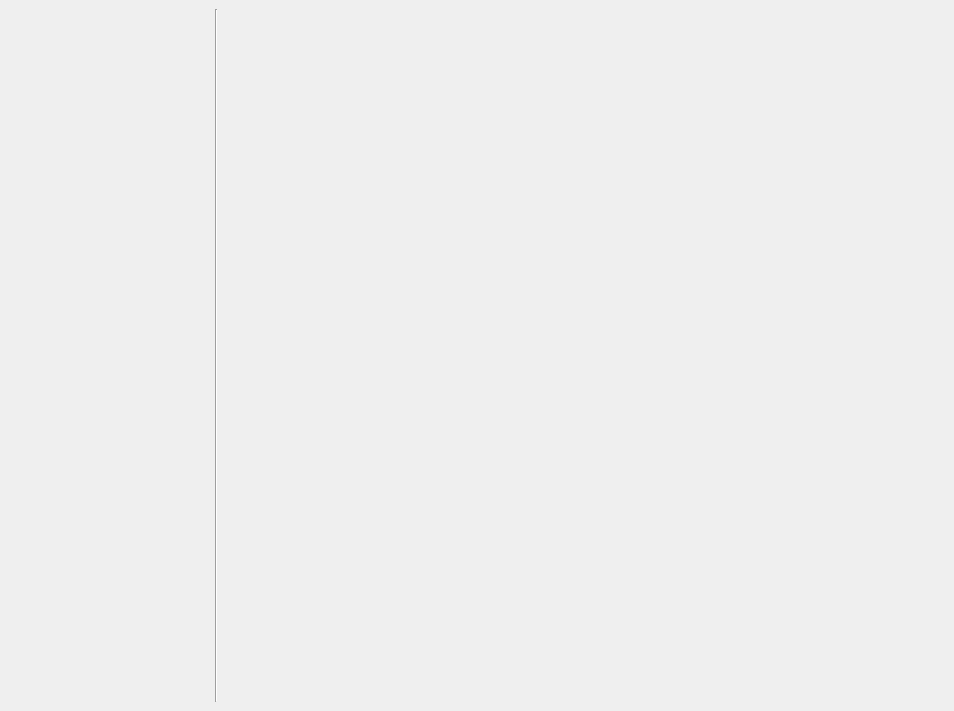
<?xml version="1.0" encoding="UTF-8"?>
<ui version="4.0">
 <class>CellModeller4</class>
 <widget class="QMainWindow" name="CellModeller4">
  <property name="geometry">
   <rect>
    <x>0</x>
    <y>0</y>
    <width>954</width>
    <height>711</height>
   </rect>
  </property>
  <property name="windowTitle">
   <string>CellModeller4</string>
  </property>
 <widget class="QWidget" name="centralwidget">
   <layout class="QGridLayout" name="gridLayout">
    <item row="0" column="0">
     <widget class="QLabel" name="label">
      <property name="sizePolicy">
       <sizepolicy hsizetype="Fixed" vsizetype="MinimumExpanding">
        <horstretch>0</horstretch>
        <verstretch>0</verstretch>
       </sizepolicy>
      </property>
      <property name="minimumSize">
       <size>
        <width>200</width>
        <height>0</height>
       </size>
      </property>
      <property name="text">
       <string/>
      </property>
      <property name="alignment">
       <set>Qt::AlignLeading|Qt::AlignLeft|Qt::AlignTop</set>
      </property>
      <property name="wordWrap">
       <bool>true</bool>
      </property>
      <property name="margin">
       <number>1</number>
      </property>
     </widget>
    </item>
    <item row="0" column="1">
     <widget class="Line" name="line">
      <property name="orientation">
       <enum>Qt::Vertical</enum>
      </property>
     </widget>
    </item>
    <item row="0" column="2">
     <widget class="Line" name="PyGLCMViewer">
      <property name="whatsThis">
       <string>CellModeller viewer derived from PyQGLViewertime.</string>
      </property>
     </widget>
    </item>
   </layout>
  </widget>
</widget>
</ui>
